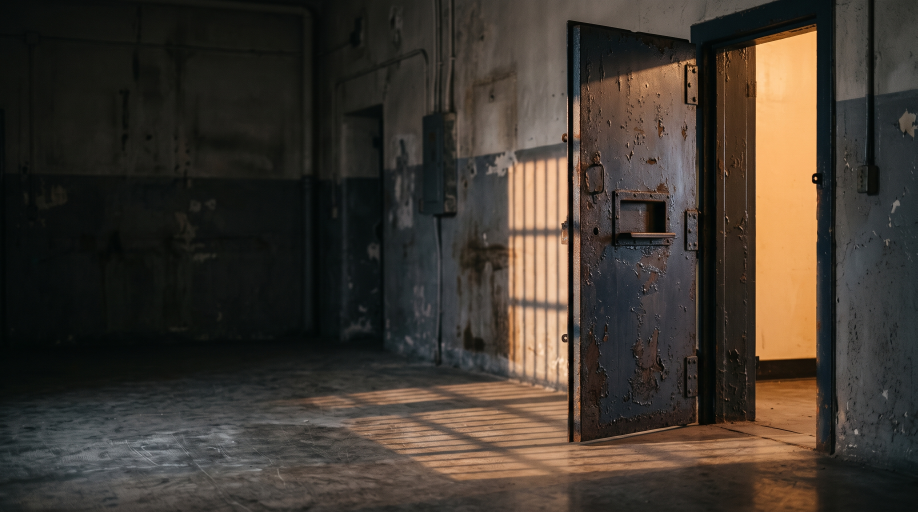
#> input picture brand/investigations/residual-capacity-2026/celda-abierta-flow.jpg, 2752 x 1536 px, found by its file name (shown at 1/3 size)
$ python investigation-cover-2.py
#> lines starting #> are read from the running program, lines starting #| are printed output that depends on the picture
# Cover, hero and social background for investigation 2 ("residual-capacity-2026"): an open cell door whose
# bars still cast their shadow on the floor. AI-generated illustration (Google Flow, Nano Banana) made for
# Venezuela Record on 2026-10-20, chosen by the editor; the 2K master is kept in brand/investigations/residual-capacity-2026/.
# It is always labelled as an AI illustration on the site (META.coverCredit). No text in these files: the page puts
# the headline over the hero in HTML, and scripts/investigation-social-2.mjs adds it to the social images.
#   python scripts/investigation-cover-2.py   (needs Pillow), then: node scripts/investigation-social-2.mjs
from PIL import Image

BRAND = 'brand/investigations/residual-capacity-2026'
ASSETS = 'src/assets/investigations/residual-capacity-2026'
im = Image.open(f'{BRAND}/celda-abierta-flow.jpg').convert('RGB')  # 2752x1536
#> im is the input picture: PIL image 2752x1536 RGB; mean R, G, B 63.7, 55.9, 47.6
W, H = im.size
#> W = 2752; H = 1536


def crop(ratio, cy=0.5):
    """Full-width crop at the given ratio, vertical centre cy (0 top, 1 bottom)."""
#> called with ratio = 1.9, cy = 0.52
    ch = round(W / ratio)
#> ch = 1445
    y0 = max(0, min(H - ch, round(cy * H - ch / 2)))
#> y0 = 76
    return im.crop((0, y0, W, y0 + ch))
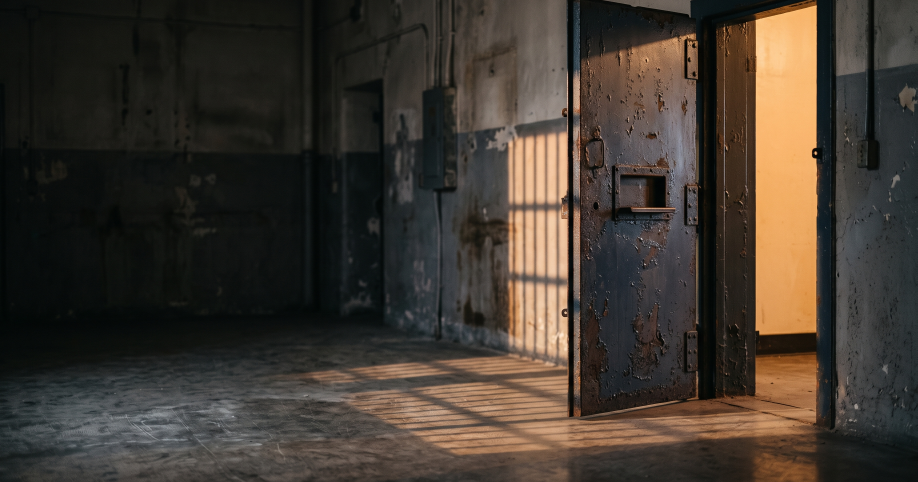
#> returned value: PIL image 2752x1445 RGB (shown at 1/3 size); mean R, G, B 65, 56.8, 48.3


# Home / index card (1200x630): a little more floor than ceiling so the bar shadows stay in.
crop(1200 / 630, 0.52).resize((1200, 630), Image.LANCZOS).save(f'{ASSETS}/cover.jpg', quality=88, optimize=True, progressive=True)
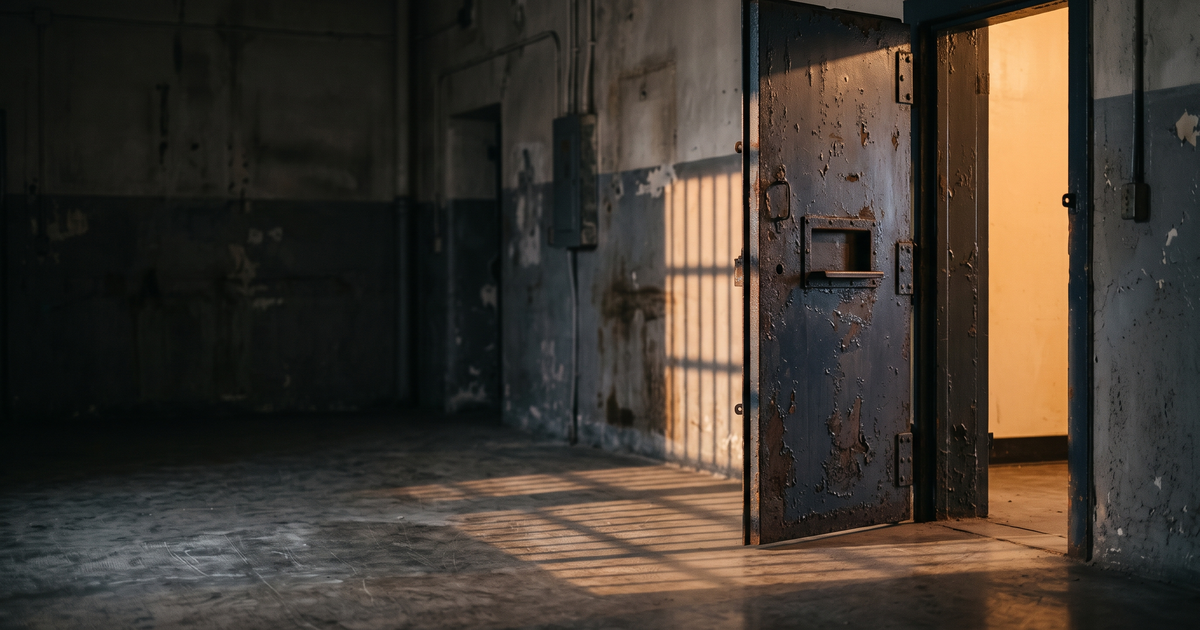
#> saved as cover.jpg: PIL image 1200x630 RGB; mean R, G, B 65, 56.8, 48.3
# Page hero: the whole frame; the page crops it with object-fit/object-position (4:5 on phones, wide on desktop).
im.save(f'{ASSETS}/hero.jpg', quality=86, optimize=True, progressive=True)
# Social background (text goes on the dark wall at the left).
crop(1200 / 630, 0.52).resize((1200, 630), Image.LANCZOS).save(f'{BRAND}/social-bg.png', optimize=True)
print('ok')
